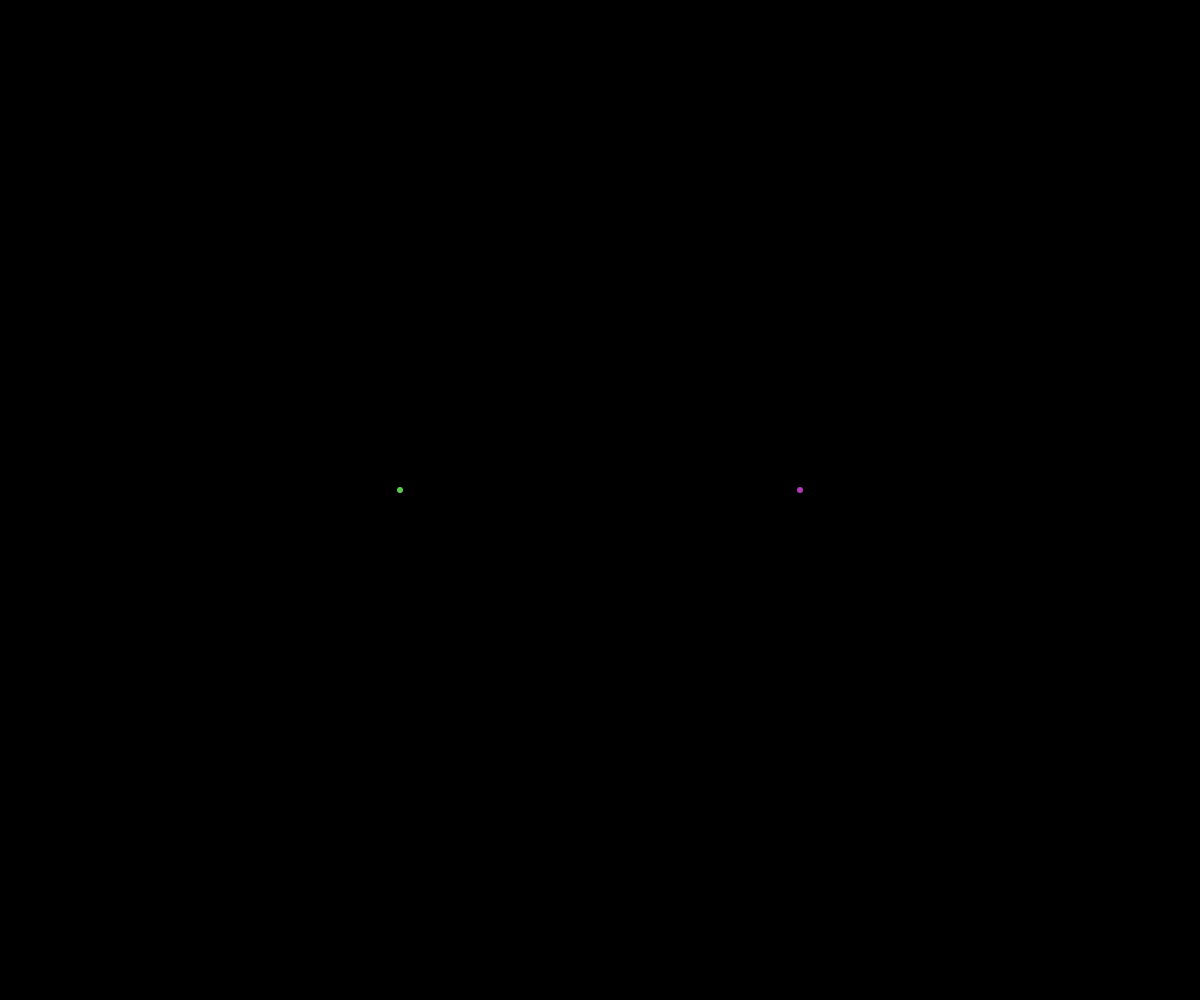
Frame 1 (no input)
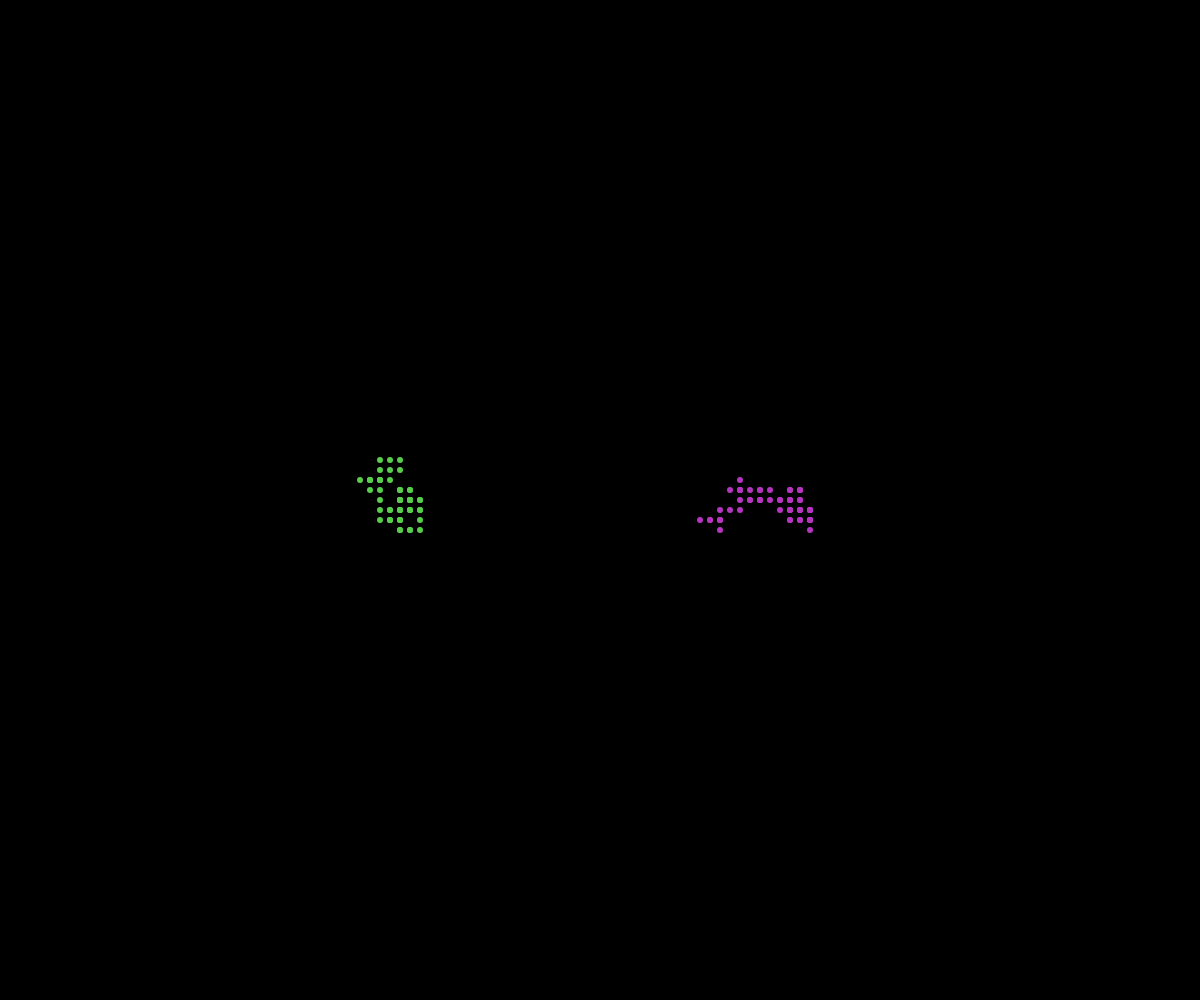
Frame 60 (no input)
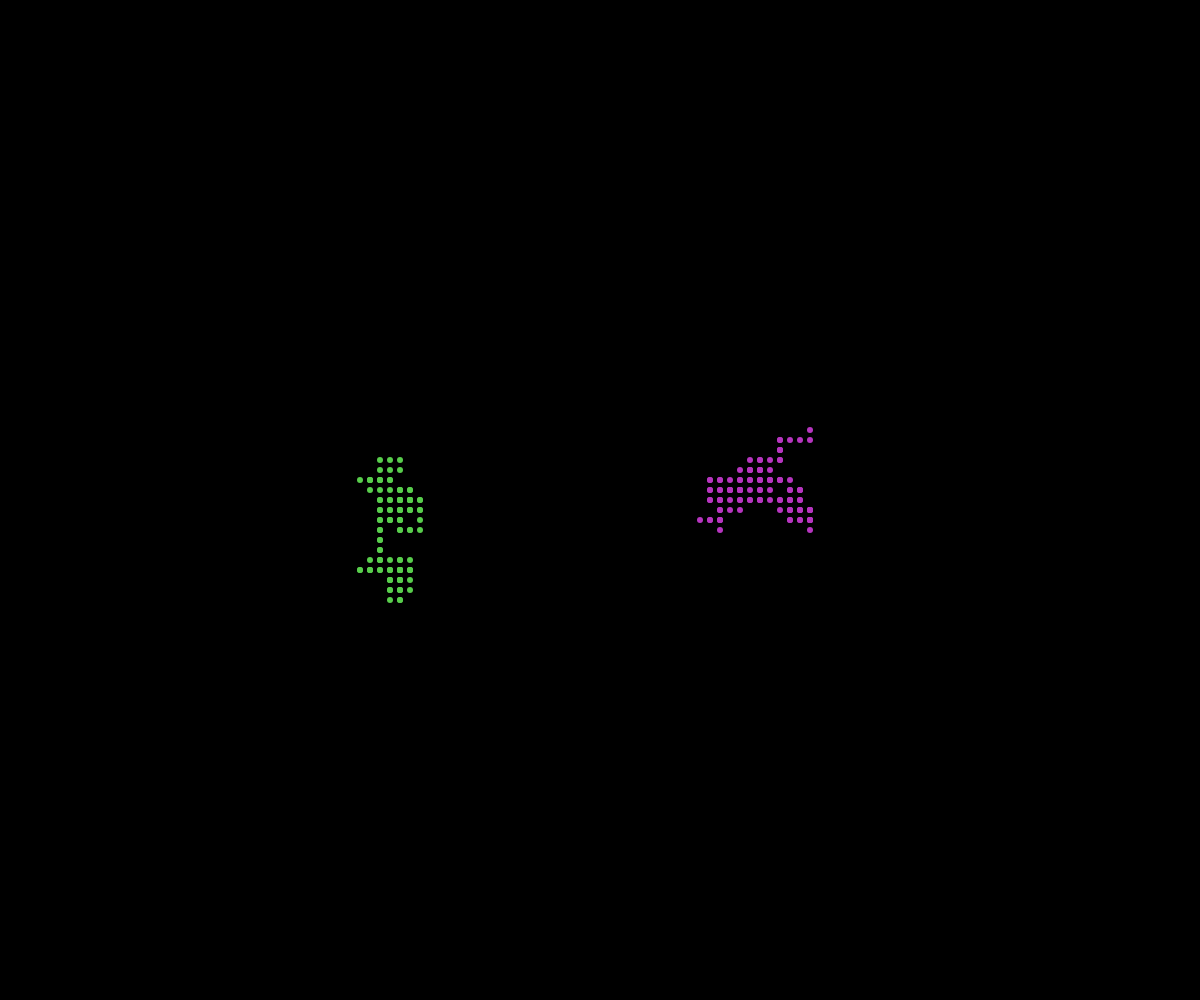
Frame 120 (the mouse pressed at the canvas centre since frame 60)

The p5.js sketch that drew these frames (run headless with seeded random() and noise() and a simulated clock; from frame 60 on, the mouse is pressed at the canvas centre):

// p5.js sketch
// ── sketch.js

let george;
let jenna;

function setup() {
  createCanvas(windowWidth, windowHeight);
  background(0);
  george = new Walker(width/3 + width/3, height/2);
  jenna = new Walker(width/3, height/2);
}

function draw() {
  george.move();
  george.display();
  jenna.move();
  jenna.display();

}

class Walker {
  constructor(x, y) {
    this.x = x;
    this.y = y;
    this.fillColor = color(random(255), random(255), random(255));
    this.stepSize = 10;
    this.radius = 3;
  }

  display() {
   fill(this.fillColor);
   noStroke();
   circle(this.x, this.y, this.radius * 2);
  }

  move() {
    let choice = random(100);
    if (choice < 25) {
      this.y -= this.stepSize;
    }
    else if (choice < 50) {
      this.y += this.stepSize;
    }
    else if (choice < 75) {
      this.x -= this.stepSize;
    }
    else if (choice <= 100) {
      this.x += this.stepSize;
    }
  }

}
